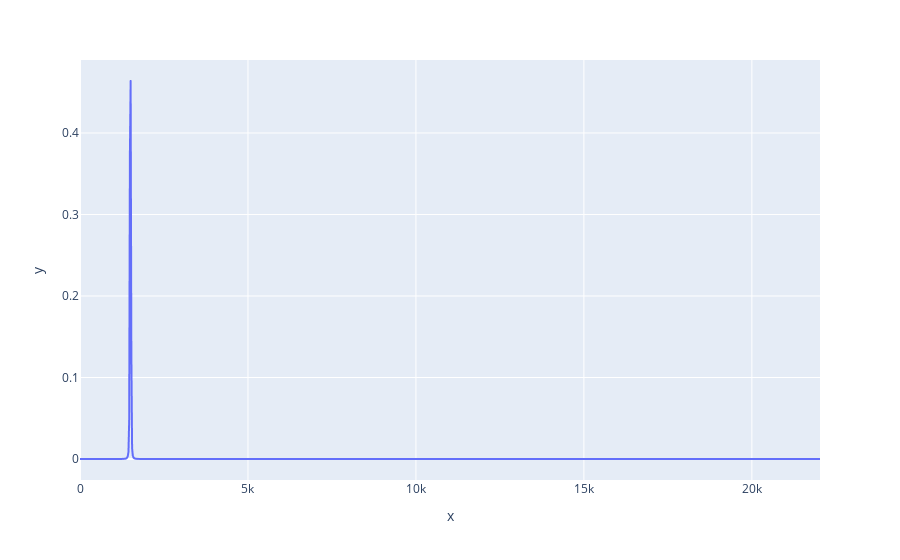

Notebook source saved alongside this figure:
### Markdown cell above
Plotting spectrum to test

### Code cell
import plotly.express as px
px.line(y=S.T[0][:-1],x=f[:-1])

### Figure 1 — Plotly figure (JSON) as saved in the notebook; plotly's stock layout.template omitted (floating-point values rounded to 4 significant figures; data arrays with more than 128 entries replaced by an {"elided": "..."} marker saying what was removed)
{"data": [{"hovertemplate": "x=%{x}<br>y=%{y}<extra></extra>", "legendgroup": "", "line": {"color": "#636efa", "dash": "solid"}, "marker": {"symbol": "circle"}, "mode": "lines", "name": "", "showlegend": false, "type": "scattergl", "x": {"elided": "1024 float values"}, "xaxis": "x", "y": {"elided": "1024 float values"}, "yaxis": "y"}], "layout": {"legend": {"tracegroupgap": 0}, "margin": {"t": 60}, "xaxis": {"anchor": "y", "domain": [0, 1], "title": {"text": "x"}}, "yaxis": {"anchor": "x", "domain": [0, 1], "title": {"text": "y"}}}}
